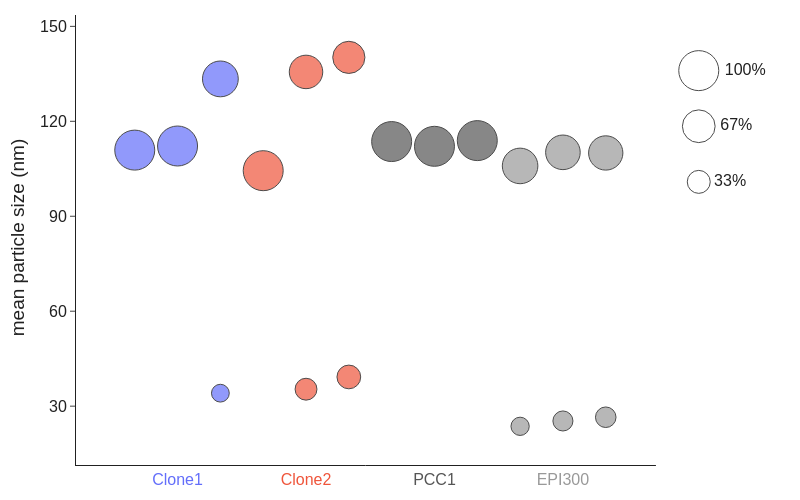

Notebook code cell kept with this figure:
### Code cell
from local.figures.template import BaseFigure, ApplyTemplate, go
from local.figures.colors import Palettes, COLORS, Color
import numpy as np

def _to_name(e: Entry):
    return f"{e.name} {e.rep}"

def _scale_size(s):
    return np.sqrt(s)*40

palette = Palettes.PLOTLY[:2]+[Color.Hex("555555"), Color.Hex("999999")]
colors = {}
fig = BaseFigure(
    shape=(2, 1),
    column_widths=[5, 1],
    shared_yaxes=False,
)
for i, name in enumerate(names):
    color = palette[i]
    colors[name] = color
    fig.add_trace(
        go.Scatter(
            x = [_to_name(e) for e in data if e.name == name],
            y = [e.size for e in data if e.name == name],
            mode="markers",
            marker=dict(
                color=color.color_value, size=[_scale_size(e.fraction) for e in data if e.name == name],
                line=dict(color=COLORS.BLACK),
            ),
            showlegend=False,
        ),
        row=1, col=1
    )

size_ladder = [0.33, 0.67, 1.0]
fig.add_trace(
    go.Scatter(
        x = [0]*len(size_ladder),
        y = [i for i in range(len(size_ladder))],
        text = [f"{s:.0%}" for s in size_ladder],
        mode="markers+text",
        textposition="middle right",
        marker=dict(
            size=[_scale_size(s) for s in size_ladder],
            color=COLORS.TRANSPARENT,
            line=dict(color=COLORS.BLACK),
        ),
        showlegend=False,
    ),
    row=1, col=2,
)
invis = dict(showticklabels=False, linecolor=COLORS.TRANSPARENT, ticks=None)
fig = ApplyTemplate(
    fig,
    axis = {
        "1 1 y": dict(title="mean particle size (nm)", dtick=30),
        # "1 1 y": dict(title="mean particle size (nm)", type="log", range=[1, np.log10(500)]),
        "1 1 x": dict(
            ticks=None, tickvals=[_to_name(e) for e in data],
            ticktext=[f'<span style="color:{colors[e.name].AsHex()}">{e.name}</span>' if e.rep=="2" else "" for i, e in enumerate(data)],
        ),
        "2 1 x": invis|dict(range=[-1, 3]),
        "2 1 y": invis|dict(range=[-5, len(size_ladder)]),
    },
    layout=dict(
        width=800, height=500,
    )
)
fig.write_image("./cache/DLS_peaks.png")
fig.show()

### Figure 1 — Plotly figure (JSON) as saved in the notebook; plotly's stock layout.template omitted (floating-point values rounded to 4 significant figures)
{"data": [{"marker": {"color": "rgba(99.0000,110.0000,250.0000,1.0000)", "line": {"color": "#000000"}, "size": [40, 40, 35.82, 17.81]}, "mode": "markers", "showlegend": false, "type": "scatter", "x": ["Clone1 1", "Clone1 2", "Clone1 3", "Clone1 3"], "xaxis": "x", "y": [110.9, 112.2, 133.4, 34.1], "yaxis": "y"}, {"marker": {"color": "rgba(239.0000,85.0000,59.0000,1.0000)", "line": {"color": "#000000"}, "size": [40, 33.49, 21.87, 32.2, 23.73]}, "mode": "markers", "showlegend": false, "type": "scatter", "x": ["Clone2 1", "Clone2 2", "Clone2 2", "Clone2 3", "Clone2 3"], "xaxis": "x", "y": [104.4, 135.6, 35.36, 140.2, 39.23], "yaxis": "y"}, {"marker": {"color": "rgba(85.0000,85.0000,85.0000,1.0000)", "line": {"color": "#000000"}, "size": [40, 40, 40]}, "mode": "markers", "showlegend": false, "type": "scatter", "x": ["PCC1 1", "PCC1 2", "PCC1 3"], "xaxis": "x", "y": [113.6, 112.1, 113.9], "yaxis": "y"}, {"marker": {"color": "rgba(153.0000,153.0000,153.0000,1.0000)", "line": {"color": "#000000"}, "size": [35.58, 18.29, 34.62, 20.04, 34.32, 20.55]}, "mode": "markers", "showlegend": false, "type": "scatter", "x": ["EPI300 1", "EPI300 1", "EPI300 2", "EPI300 2", "EPI300 3", "EPI300 3"], "xaxis": "x", "y": [105.9, 23.63, 110.2, 25.32, 110, 26.5], "yaxis": "y"}, {"marker": {"color": "rgba(0,0,0,0)", "line": {"color": "#000000"}, "size": [22.98, 32.74, 40]}, "mode": "markers+text", "showlegend": false, "text": ["33%", "67%", "100%"], "textposition": "middle right", "type": "scatter", "x": [0, 0, 0], "xaxis": "x2", "y": [0, 1, 2], "yaxis": "y2"}], "layout": {"font": {"color": "#212121", "family": "Arial", "size": 16}, "height": 500, "legend": {"font": {"size": 12}}, "margin": {"b": 15, "l": 15, "pad": 5, "r": 15, "t": 15}, "paper_bgcolor": "white", "plot_bgcolor": "white", "width": 800, "xaxis": {"anchor": "y", "domain": [0, 0.8167], "gridcolor": "rgba(0, 0, 0, 0.15)", "linecolor": "#212121", "showgrid": false, "showticklabels": true, "ticktext": ["", "<span style=\"color:#636efa\">Clone1</span>", "", "", "", "<span style=\"color:#ef553b\">Clone2</span>", "<span style=\"color:#ef553b\">Clone2</span>", "", "", "", "<span style=\"color:#555555\">PCC1</span>", "", "", "", "<span style=\"color:#999999\">EPI300</span>", "<span style=\"color:#999999\">EPI300</span>", "", ""], "tickvals": ["Clone1 1", "Clone1 2", "Clone1 3", "Clone1 3", "Clone2 1", "Clone2 2", "Clone2 2", "Clone2 3", "Clone2 3", "PCC1 1", "PCC1 2", "PCC1 3", "EPI300 1", "EPI300 1", "EPI300 2", "EPI300 2", "EPI300 3", "EPI300 3"], "zerolinecolor": "rgba(0,0,0,0)", "zerolinewidth": 1}, "xaxis2": {"anchor": "y2", "domain": [0.8367, 1], "gridcolor": "rgba(0, 0, 0, 0.15)", "linecolor": "rgba(0,0,0,0)", "range": [-1, 3], "showgrid": false, "showticklabels": false, "zerolinecolor": "rgba(0,0,0,0)", "zerolinewidth": 1}, "yaxis": {"anchor": "x", "domain": [0, 1], "dtick": 30, "gridcolor": "rgba(0, 0, 0, 0.15)", "linecolor": "#212121", "showgrid": false, "showticklabels": true, "ticks": "outside", "title": {"text": "mean particle size (nm)"}, "zerolinecolor": "rgba(0,0,0,0)", "zerolinewidth": 1}, "yaxis2": {"anchor": "x2", "domain": [0, 1], "gridcolor": "rgba(0, 0, 0, 0.15)", "linecolor": "rgba(0,0,0,0)", "range": [-5, 3], "showgrid": false, "showticklabels": false, "zerolinecolor": "rgba(0,0,0,0)", "zerolinewidth": 1}}}
